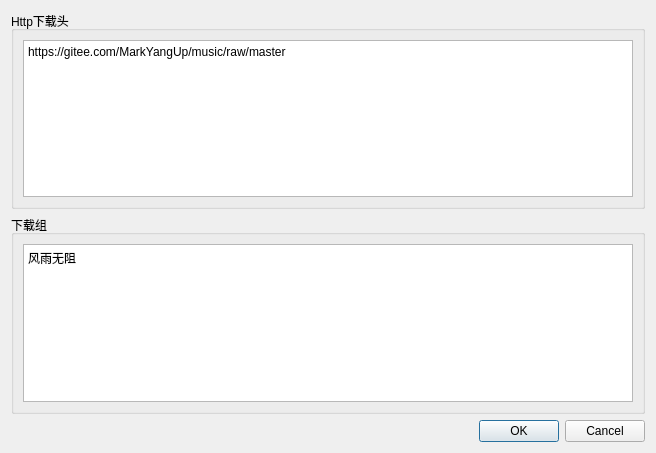
<?xml version="1.0" encoding="UTF-8"?>
<ui version="4.0">
 <class>OnlineCfgWnd</class>
 <widget class="QDialog" name="OnlineCfgWnd">
  <property name="geometry">
   <rect>
    <x>0</x>
    <y>0</y>
    <width>656</width>
    <height>453</height>
   </rect>
  </property>
  <property name="windowTitle">
   <string>在线下载</string>
  </property>
  <property name="styleSheet">
   <string notr="true"/>
  </property>
  <layout class="QVBoxLayout" name="verticalLayout">
   <item>
    <widget class="QGroupBox" name="groupBox">
     <property name="title">
      <string>Http下载头</string>
     </property>
     <layout class="QHBoxLayout" name="horizontalLayout">
      <item>
       <widget class="QPlainTextEdit" name="plainTextEditHeader">
        <property name="plainText">
         <string>https://gitee.com/MarkYangUp/music/raw/master</string>
        </property>
       </widget>
      </item>
     </layout>
    </widget>
   </item>
   <item>
    <widget class="QGroupBox" name="groupBox_2">
     <property name="title">
      <string>下载组</string>
     </property>
     <layout class="QVBoxLayout" name="verticalLayout_2">
      <item>
       <widget class="QPlainTextEdit" name="plainTextEditGroup">
        <property name="plainText">
         <string>风雨无阻</string>
        </property>
       </widget>
      </item>
     </layout>
    </widget>
   </item>
   <item>
    <widget class="QDialogButtonBox" name="buttonBox">
     <property name="orientation">
      <enum>Qt::Horizontal</enum>
     </property>
     <property name="standardButtons">
      <set>QDialogButtonBox::Cancel|QDialogButtonBox::Ok</set>
     </property>
    </widget>
   </item>
  </layout>
 </widget>
 <resources/>
 <connections>
  <connection>
   <sender>buttonBox</sender>
   <signal>accepted()</signal>
   <receiver>OnlineCfgWnd</receiver>
   <slot>accept()</slot>
   <hints>
    <hint type="sourcelabel">
     <x>248</x>
     <y>254</y>
    </hint>
    <hint type="destinationlabel">
     <x>157</x>
     <y>274</y>
    </hint>
   </hints>
  </connection>
  <connection>
   <sender>buttonBox</sender>
   <signal>rejected()</signal>
   <receiver>OnlineCfgWnd</receiver>
   <slot>reject()</slot>
   <hints>
    <hint type="sourcelabel">
     <x>316</x>
     <y>260</y>
    </hint>
    <hint type="destinationlabel">
     <x>286</x>
     <y>274</y>
    </hint>
   </hints>
  </connection>
 </connections>
</ui>
